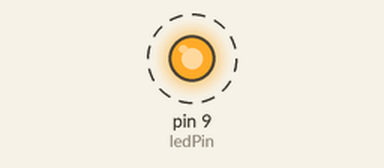
A sketch run on a simulated Arduino Uno, built with avr-gcc and run on an emulated ATmega328P. Parts: output pins drawn as LEDs (lit = HIGH). Dashed ring = blinking.

Above: at 0.1 s.
Timing chart, 0 to 3.0 s (numbered marks = the images above):
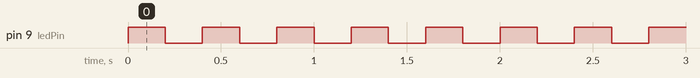

The sketch:

blink.ino
```cpp
// This file test an LED by blinking it on and off
int ledPin = 9;
void setup() {
  // put your setup code here, to run once:
  pinMode(ledPin, OUTPUT);

}

void loop() {
  // put your main code here, to run repeatedly:
  digitalWrite(ledPin, HIGH);
  delay(200);
  digitalWrite(ledPin, LOW);
  delay(200);

}
```

Measured:
- by itself, pin 9 (ledPin): alternates HIGH for 0.20 s and LOW for 0.20 s
